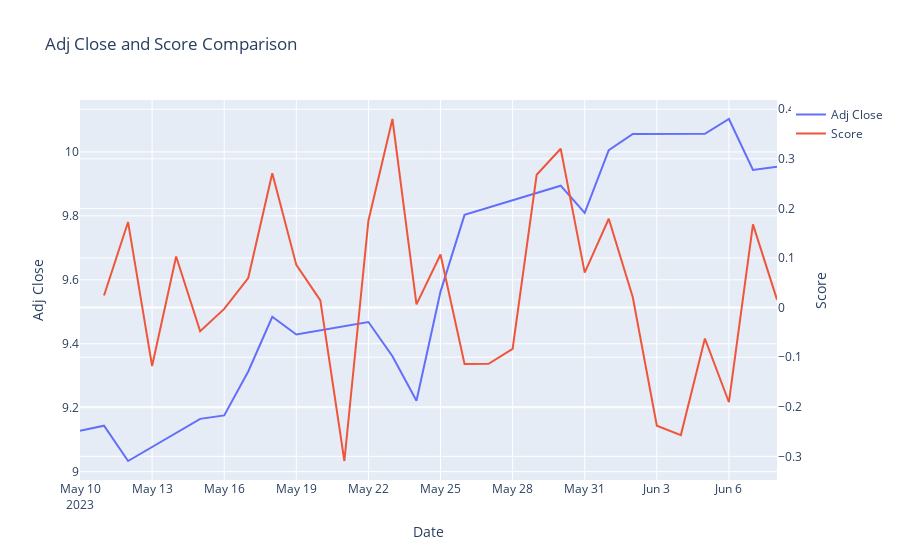

The notebook cell this image was saved under:
### Markdown cell above
lets plot them together

### Code cell
# Create the first scatter trace
trace1 = go.Scatter(
    x=df_moving_avg_stock['date'],
    y=df_moving_avg_stock['moving_avg_price'],
    mode='lines',
    name='Adj Close'
)

# Create the second scatter trace with a secondary y-axis
trace2 = go.Scatter(
    x=df_moving_avg_news['date'],
    y=df_moving_avg_news['moving_avg_score'],
    mode='lines',
    name='Score',
    yaxis='y2'
)

# Define the layout
layout = go.Layout(
    title='Adj Close and Score Comparison',
    xaxis=dict(title='Date'),
    yaxis=dict(title='Adj Close'),
    yaxis2=dict(
        title='Score',
        overlaying='y',
        side='right'
    )
)

# Create the figure
fig = go.Figure(data=[trace1, trace2], layout=layout)

# Display the figure
fig.show()

### Figure 1 — Plotly figure (JSON) as saved in the notebook; plotly's stock layout.template omitted (floating-point values rounded to 4 significant figures)
{"data": [{"mode": "lines", "name": "Adj Close", "type": "scatter", "x": ["2023-05-10", "2023-05-11", "2023-05-12", "2023-05-15", "2023-05-16", "2023-05-17", "2023-05-18", "2023-05-19", "2023-05-22", "2023-05-23", "2023-05-24", "2023-05-25", "2023-05-26", "2023-05-30", "2023-05-31", "2023-06-01", "2023-06-02", "2023-06-05", "2023-06-06", "2023-06-07", "2023-06-08"], "y": [9.128, 9.144, 9.033, 9.165, 9.176, 9.313, 9.484, 9.429, 9.468, 9.361, 9.222, 9.563, 9.803, 9.894, 9.809, 10.01, 10.06, 10.06, 10.1, 9.944, 9.954]}, {"mode": "lines", "name": "Score", "type": "scatter", "x": ["2023-05-11T00:00:00", "2023-05-12T00:00:00", "2023-05-13T00:00:00", "2023-05-14T00:00:00", "2023-05-15T00:00:00", "2023-05-16T00:00:00", "2023-05-17T00:00:00", "2023-05-18T00:00:00", "2023-05-19T00:00:00", "2023-05-20T00:00:00", "2023-05-21T00:00:00", "2023-05-22T00:00:00", "2023-05-23T00:00:00", "2023-05-24T00:00:00", "2023-05-25T00:00:00", "2023-05-26T00:00:00", "2023-05-27T00:00:00", "2023-05-28T00:00:00", "2023-05-29T00:00:00", "2023-05-30T00:00:00", "2023-05-31T00:00:00", "2023-06-01T00:00:00", "2023-06-02T00:00:00", "2023-06-03T00:00:00", "2023-06-04T00:00:00", "2023-06-05T00:00:00", "2023-06-06T00:00:00", "2023-06-07T00:00:00", "2023-06-08T00:00:00"], "y": [0.0243, 0.1724, -0.1179, 0.103, -0.04764, -0.002618, 0.05955, 0.2707, 0.08608, 0.01433, -0.3094, 0.1751, 0.3802, 0.006525, 0.107, -0.1139, -0.1134, -0.08329, 0.2677, 0.3202, 0.07048, 0.1791, 0.0209, -0.2381, -0.2571, -0.06259, -0.1909, 0.1677, 0.01597], "yaxis": "y2"}], "layout": {"title": {"text": "Adj Close and Score Comparison"}, "xaxis": {"title": {"text": "Date"}}, "yaxis": {"title": {"text": "Adj Close"}}, "yaxis2": {"overlaying": "y", "side": "right", "title": {"text": "Score"}}}}
